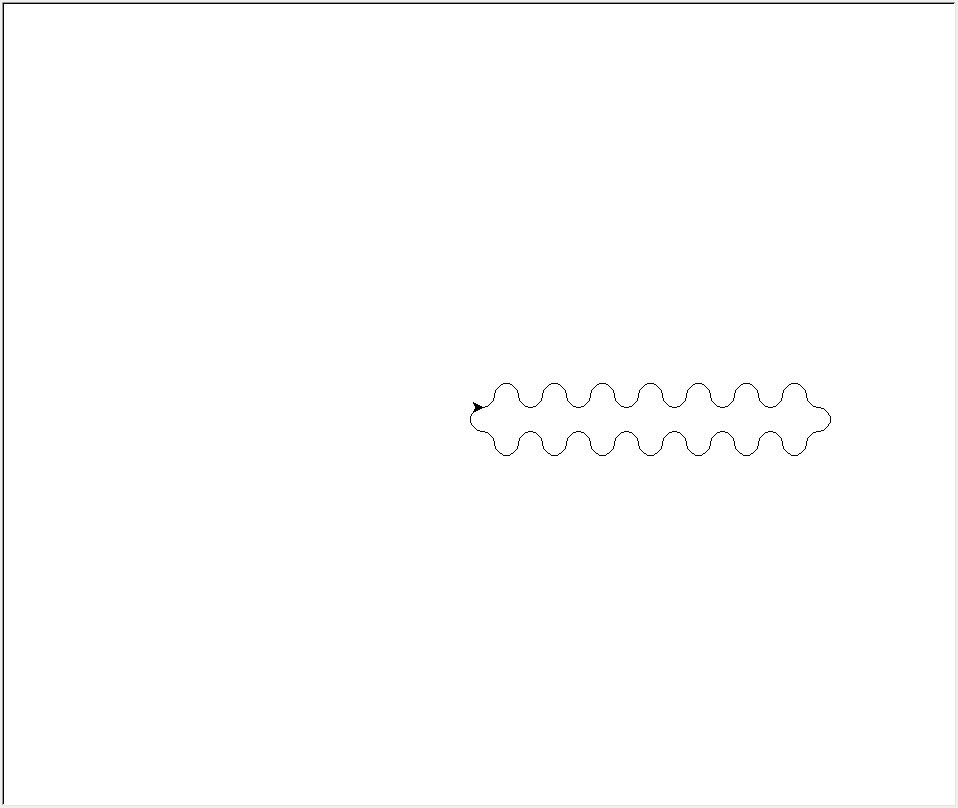

Recreate this plot in Python.

import turtle

t = turtle.Pen()
t.speed(0)

r = 12

n = int(turtle.numinput("Number of waves",
                   "How many waves do you want to draw (1-20)?",
                   2,1,20))


for i in range (2):
    for i in range(n):
        t.circle(r,90)
        t.circle(-r,180)
        t.circle(r,90)

    t.circle(-r,180)
   
